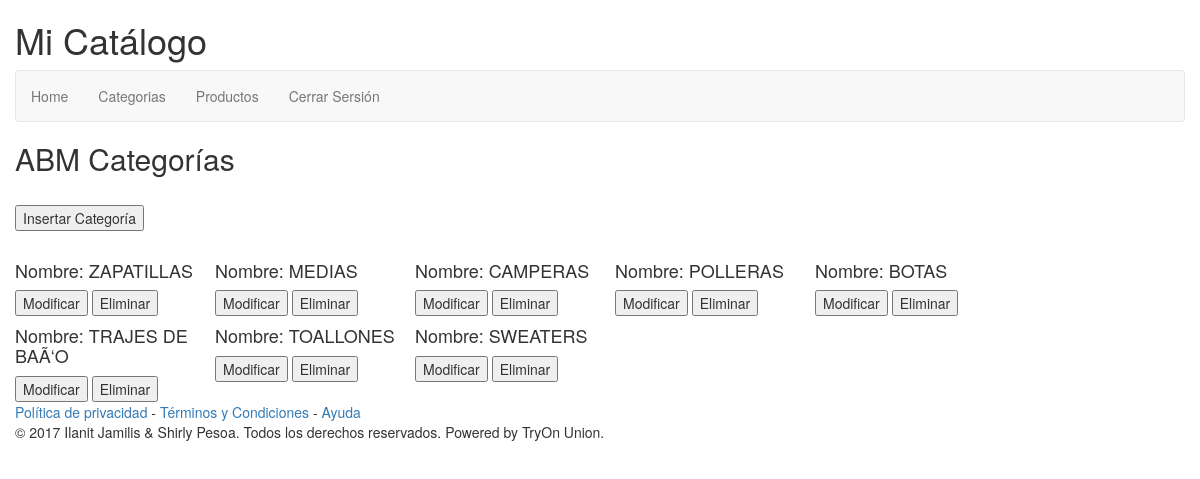
/TPFINAL/Categoria-Listado.php, run on an earlier commit of the app's database.
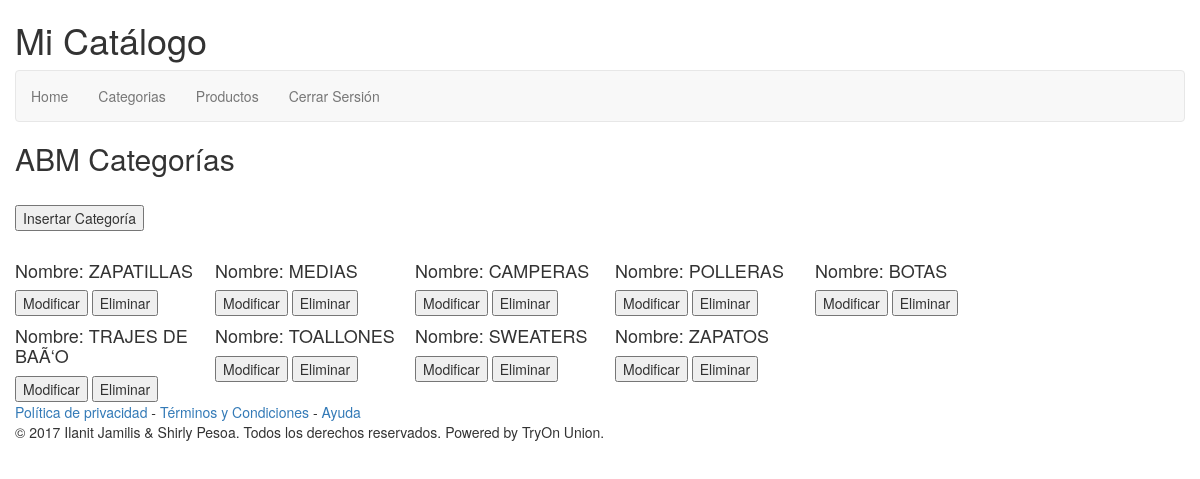
And on a later commit of the database.
### tables this page shows
CREATE TABLE IF NOT EXISTS `categorias` (
  `idCategorias` int(11) UNSIGNED NOT NULL AUTO_INCREMENT,
  `Nombre` text NOT NULL COMMENT 'Nombre',
  PRIMARY KEY (`idCategorias`)
);

### TPFINAL/dao/categoriaDao.php (called while the page is built, shortened)
<?php
class categoriaDao {
    static function abrirBaseDatos() {
        $opts = array(
        'servername' => "localhost",
        'username' => "root",
        'password' => "root",
        'dbname' => "db",
    );
        $DBH = new PDO("mysql:host=" . $opts['servername'] . ";dbname=" . $opts['dbname'], $opts['username'], $opts['password']);
        $DBH->setAttribute(PDO::ATTR_ERRMODE, PDO::ERRMODE_EXCEPTION);
        return $DBH;
    }
    public static function traerCategorias() {
        $DBH = self::abrirBaseDatos();
        try {
            $query = "SELECT * FROM categorias";
            $STH = $DBH->prepare($query);
            $STH->setFetchMode(PDO::FETCH_ASSOC);
            $STH->execute();
			$listado = array();
			if ($STH->rowCount() > 0) {
				$i = 0;
				while($row = $STH->fetch()) {
					$cat = new categoria();
					$cat->id = $row['idCategorias'];
					$cat->nombre = $row['Nombre'];
					$listado[$i] = $cat;
					$i++;
				}
			}
        } catch (PDOException $e) {
            echo $query . "<br>" . $e->getMessage();
        }
        return $listado;
    }
}

### TPFINAL/Categoria-Listado.php (the view, shortened to what this page needs)
<?php
	include_once ($_SERVER["DOCUMENT_ROOT"] . '/TPFINAL/dao/categoriaDao.php');
?>
<h2>ABM Categorías</h2>
<br/><button onclick='insertarCategoria()'>Insertar Categoría</button><br/><br/>
<?php
	$listado = categoriaDao::traerCategorias();
	$salida = "<div>";
	foreach ($listado as $categoria){
		$salida .= '<div class="card" style="width: 20rem; float:left;">
					  <img class="card-img-top">
					  <div class="card-block">
						<h4 class="card-title">Nombre: '.$categoria->nombre.'</h4>
						<button onclick="modificarCategoria('.$categoria->id.');">Modificar</button>
						<button onclick="eliminarCategoria('.$categoria->id.');">Eliminar</button>
					  </div>
					</div>';
	}
	$salida .= "</div>";
	echo $salida;
?>

What changed in the data, as far as the page shows it:
added categorias: Nombre "ZAPATOS"
Also different on the page:
text no longer shown: "Nombre: Nombre: Nombre: Nombre: Nombre: Nombre: Nombre: Nombre: Modificar Modificar Modificar Modificar Modificar Modificar Modificar Modificar Eliminar Eliminar Eliminar Eliminar Eliminar Eliminar Eliminar Eliminar"
text now shown: "Nombre: Nombre: Nombre: Nombre: Nombre: Nombre: Nombre: Nombre: Nombre: Modificar Modificar Modificar Modificar Modificar Modificar Modificar Modificar Modificar Eliminar Eliminar Eliminar Eliminar Eliminar Eliminar Eliminar Eliminar Eliminar"
